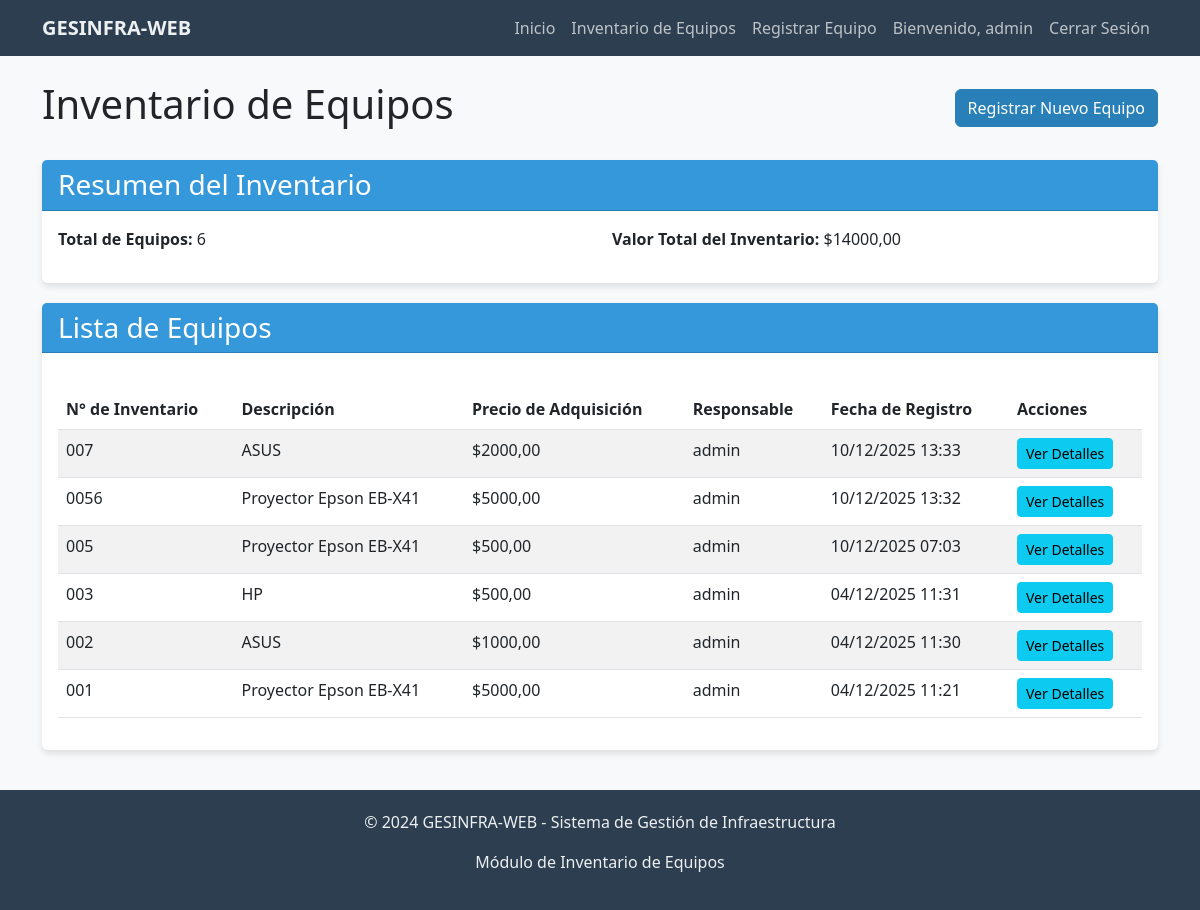
/inventario/ (signed in), run on the app's committed database.
### inventario/models.py (models this page shows, shortened)
class Equipo(models.Model):
    numero_inventario = models.CharField(
        max_length=50,
        unique=True,
        verbose_name="Número de Inventario"
    )
    descripcion = models.CharField(
        max_length=200,
        verbose_name="Descripción del Equipo"
    )
    precio_adquisicion = models.DecimalField(
        max_digits=10,
        decimal_places=2,
        verbose_name="Precio de Adquisición ($)"
    )
    responsable = models.ForeignKey(
        User,
        on_delete=models.CASCADE,
        verbose_name="Usuario Responsable"
    )
    fecha_registro = models.DateTimeField(
        auto_now_add=True,
        verbose_name="Fecha de Registro"
    )
    activo = models.BooleanField(
        default=True,
        verbose_name="Equipo Activo"
    )
    class Meta:
        app_label = 'inventario'
        verbose_name = "Equipo"
        verbose_name_plural = "Equipos"
        ordering = ['-fecha_registro']

### inventario/views.py (the view)
# urls.py: path('inventario/', views.listar_equipos, name='listar_equipos'),
@login_required
def listar_equipos(request):
    equipos = Equipo.objects.all().order_by('-fecha_registro')
    valor_total = 0
    for equipo in equipos:
        valor_total += equipo.precio_adquisicion
    context = {
        'equipos': equipos,
        'total_equipos': equipos.count(),
        'valor_total': valor_total
    }
    return render(request, 'inventario/listar_equipos.html', context)

### inventario/templates/inventario/listar_equipos.html (shortened to what this page needs)
{% extends 'base.html' %}
{% block content %}
<div class="d-flex justify-content-between align-items-center mb-4">
    <h1>Inventario de Equipos</h1>
    <a href="{% url 'crear_equipo' %}" class="btn btn-primary">Registrar Nuevo Equipo</a>
</div>
<div class="card">
    <div class="card-header">
        <h3 class="card-title mb-0">Resumen del Inventario</h3>
    </div>
    <div class="card-body">
        <div class="row">
            <div class="col-md-6">
                <p><strong>Total de Equipos:</strong> {{ total_equipos }}</p>
            </div>
            <div class="col-md-6">
                <p><strong>Valor Total del Inventario:</strong> ${{ valor_total|floatformat:2 }}</p>
            </div>
        </div>
    </div>
</div>
<div class="card">
    <div class="card-header">
        <h3 class="card-title mb-0">Lista de Equipos</h3>
    </div>
    <div class="card-body">
        {% if equipos %}
        <div class="table-responsive">
            <table class="table table-striped table-hover">
                <thead>
                    <tr>
                        <th>N° de Inventario</th>
                        <th>Descripción</th>
                        <th>Precio de Adquisición</th>
                        <th>Responsable</th>
                        <th>Fecha de Registro</th>
                        <th>Acciones</th>
                    </tr>
                </thead>
                <tbody>
                    {% for equipo in equipos %}
                    <tr>
                        <td>{{ equipo.numero_inventario }}</td>
                        <td>{{ equipo.descripcion }}</td>
                        <td>${{ equipo.precio_adquisicion|floatformat:2 }}</td>
                        <td>{{ equipo.responsable.username }}</td>
                        <td>{{ equipo.fecha_registro|date:"d/m/Y H:i" }}</td>
                        <td>
                            <a href="{% url 'detalle_equipo' equipo.id %}" class="btn btn-sm btn-info">Ver Detalles</a>
                        </td>
                    </tr>
                    {% endfor %}
                </tbody>
            </table>
        </div>
        {% else %}
        <div class="alert alert-info">
            No hay equipos registrados en el inventario.
            <a href="{% url 'crear_equipo' %}">Registrar el primer equipo</a>
        </div>
        {% endif %}
    </div>
</div>
{% endblock %}

### templates/base.html (shortened to what this page needs)
<!DOCTYPE html>
<html lang="es">
<head>
    <link href="https://cdn.jsdelivr.net/npm/bootstrap@5.3.0-alpha1/dist/css/bootstrap.min.css" rel="stylesheet">
</head>
<body>
    <nav class="navbar navbar-expand-lg navbar-dark">
        <div class="container">
            <a class="navbar-brand" href="{% url 'home' %}">GESINFRA-WEB</a>
            <div class="collapse navbar-collapse" id="navbarNav">
                <ul class="navbar-nav ms-auto">
                    <li class="nav-item">
                        <a class="nav-link" href="{% url 'home' %}">Inicio</a>
                    </li>
                    <li class="nav-item">
                        <a class="nav-link" href="{% url 'listar_equipos' %}">Inventario de Equipos</a>
                    </li>
                    <li class="nav-item">
                        <a class="nav-link" href="{% url 'crear_equipo' %}">Registrar Equipo</a>
                    </li>
                    {% if user.is_authenticated %}
                    <li class="nav-item">
                        <span class="nav-link">Bienvenido, {{ user.username }}</span>
                    </li>
                    <li class="nav-item">
                        <a class="nav-link" href="{% url 'admin:logout' %}">Cerrar Sesión</a>
                    </li>
                    {% else %}
                    <li class="nav-item">
                        <a class="nav-link" href="{% url 'admin:login' %}">Iniciar Sesión</a>
                    </li>
                    {% endif %}
                </ul>
            </div>
        </div>
    </nav>
    <div class="container mt-4">
        {% block content %}{% endblock %}
    </div>
    <footer class="footer">
        <div class="container text-center">
            <p>© 2024 GESINFRA-WEB - Sistema de Gestión de Infraestructura</p>
            <p>Módulo de Inventario de Equipos</p>
        </div>
    </footer>
</body>
</html>

### templates/base.html (style rules this page uses)
body { background-color: #f8f9fa; font-family: 'Segoe UI', Tahoma, Geneva, Verdana, sans-serif; }
.navbar { background-color: #2c3e50; }
.navbar-brand { color: #ecf0f1 !important; font-weight: bold; }
.navbar-nav .nav-link { color: #bdc3c7 !important; }
.footer { background-color: #2c3e50; color: #ecf0f1; padding: 20px 0; margin-top: 40px; }
.card { box-shadow: 0 4px 6px rgba(0,0,0,0.1); border: none; margin-bottom: 20px; }
.card-header { background-color: #3498db; color: white; font-weight: bold; }
.btn-primary { background-color: #2980b9; border-color: #2980b9; }
.table { margin-top: 20px; }
.table thead { background-color: #2c3e50; color: white; }

### data on the page
Equipo: numero_inventario "007", descripcion "ASUS", precio_adquisicion "2000,00", responsable.username "admin", fecha_registro "10/12/2025 13:33"
Equipo: numero_inventario "0056", descripcion "Proyector Epson EB-X41", precio_adquisicion "5000,00", responsable.username "admin", fecha_registro "10/12/2025 13:32"
Equipo: numero_inventario "005", descripcion "Proyector Epson EB-X41", precio_adquisicion "500,00", responsable.username "admin", fecha_registro "10/12/2025 07:03"
Equipo: numero_inventario "003", descripcion "HP", precio_adquisicion "500,00", responsable.username "admin", fecha_registro "04/12/2025 11:31"
Equipo: numero_inventario "002", descripcion "ASUS", precio_adquisicion "1000,00", responsable.username "admin", fecha_registro "04/12/2025 11:30"
Equipo: numero_inventario "001", descripcion "Proyector Epson EB-X41", precio_adquisicion "5000,00", responsable.username "admin", fecha_registro "04/12/2025 11:21"

### other printed values
{{ user.username }} "admin"
{{ total_equipos }} "6"
{{ valor_total|floatformat:2 }} "14000,00"
